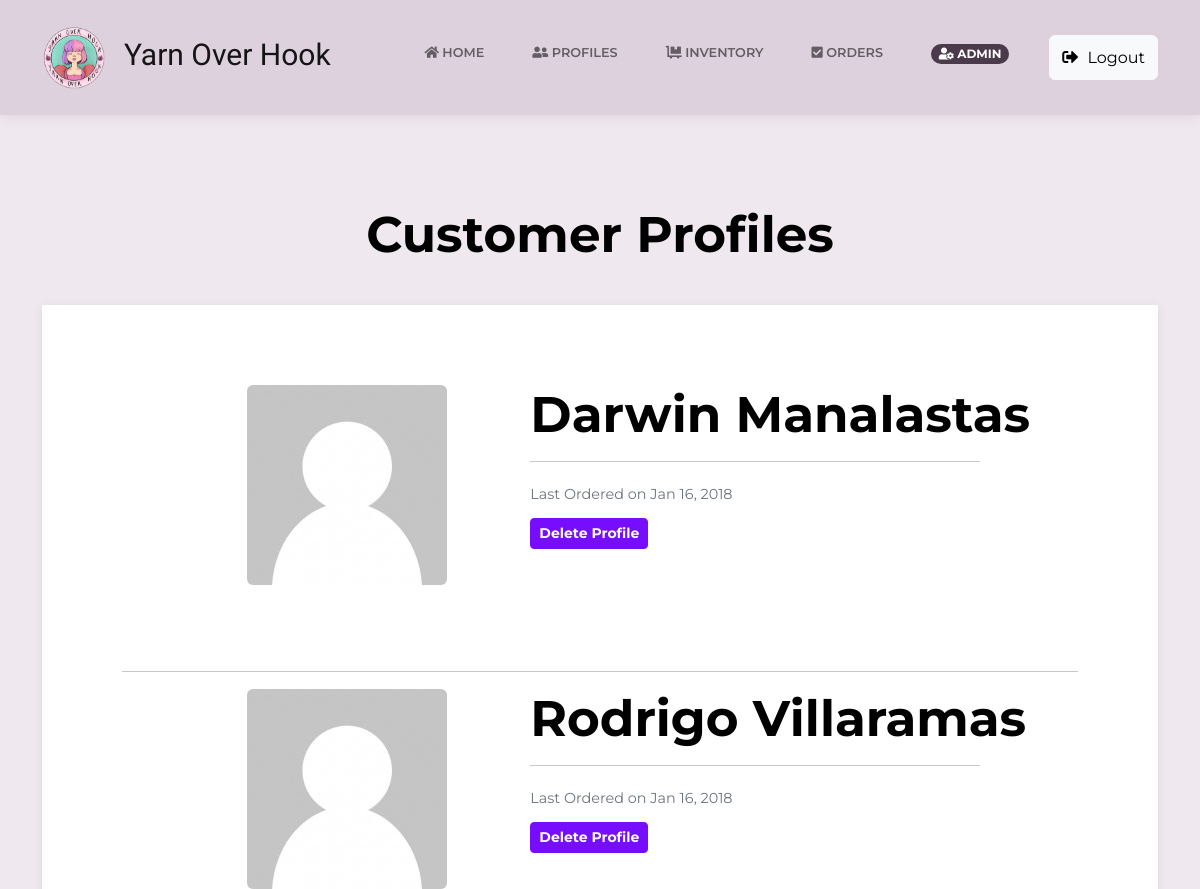
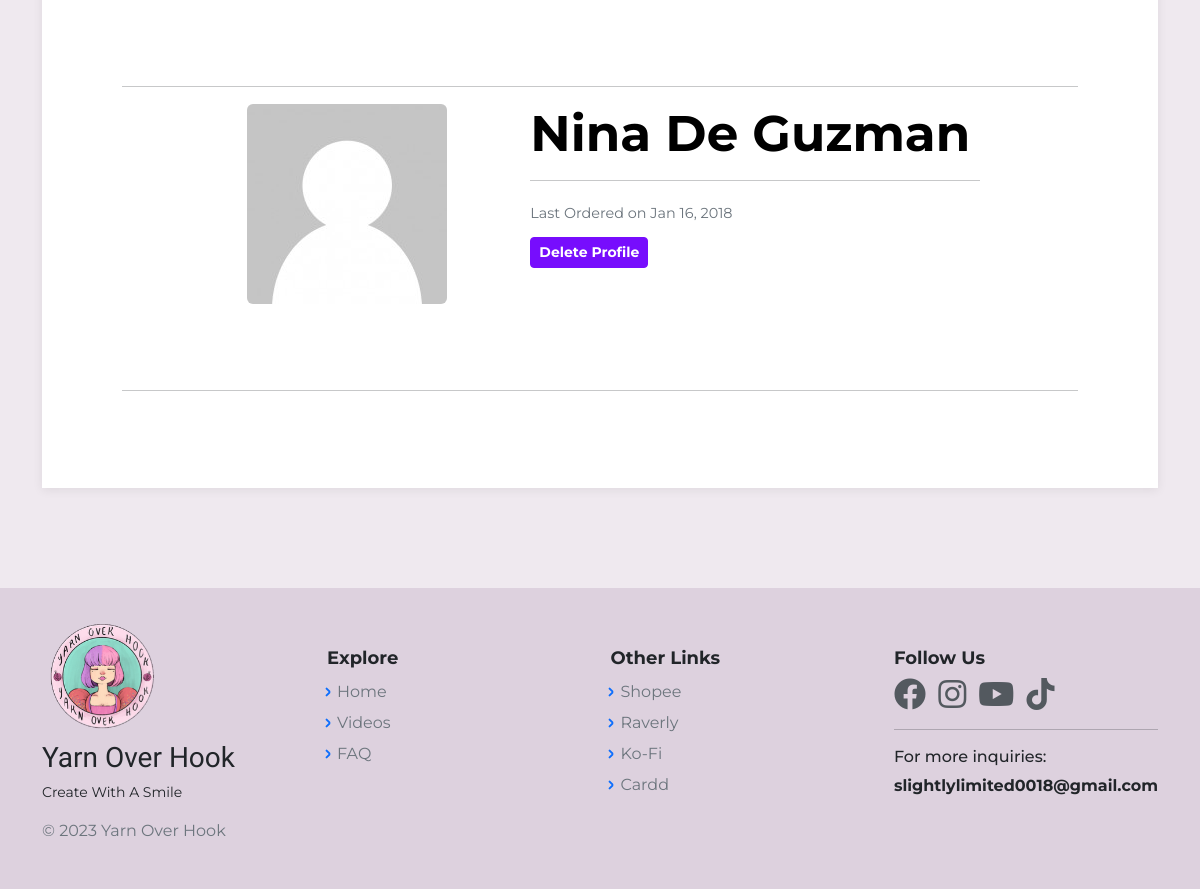
Page /CustomerProfileListAdmin.php (signed in) on the earlier database version (2 pictures, top to bottom).
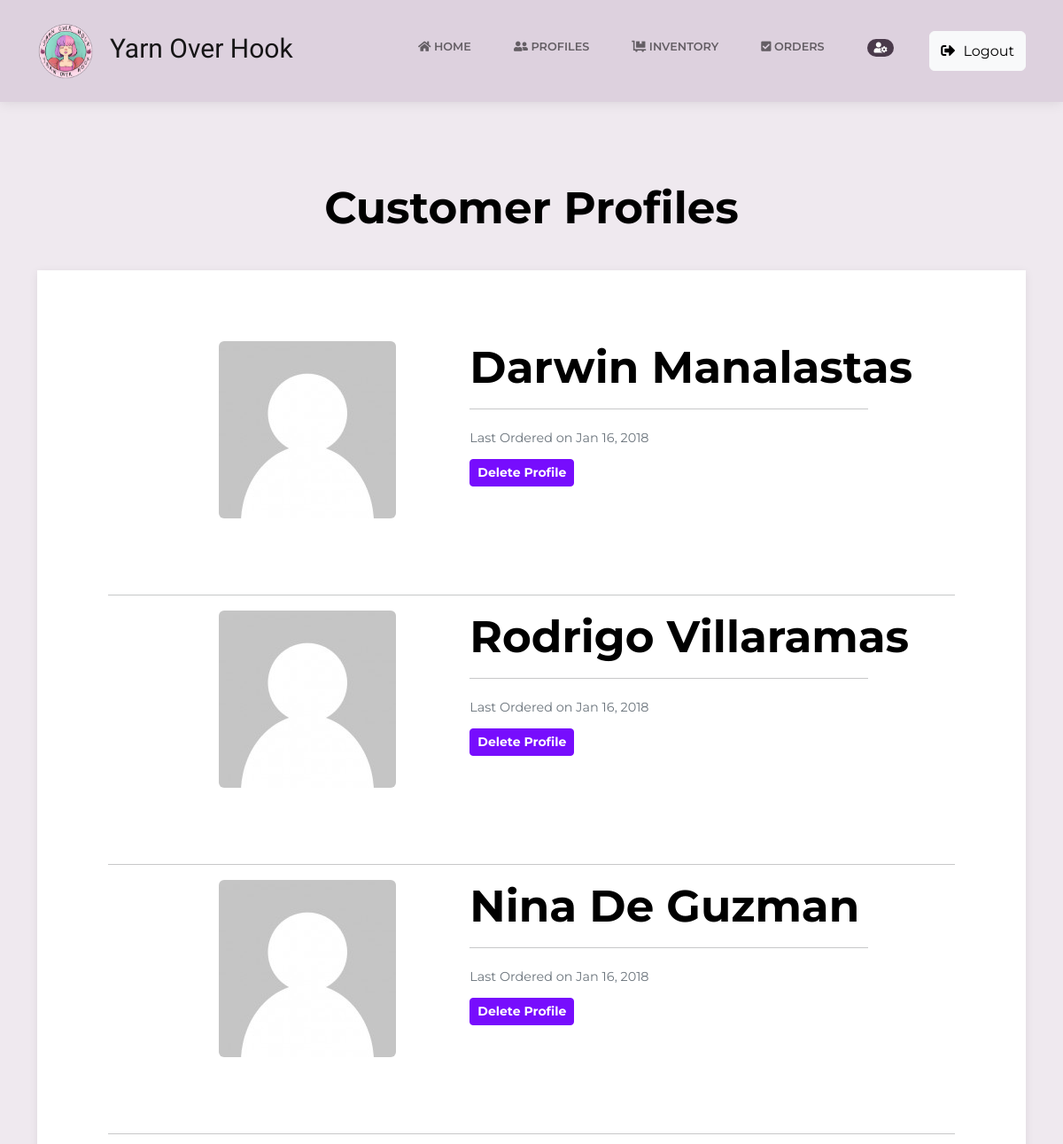
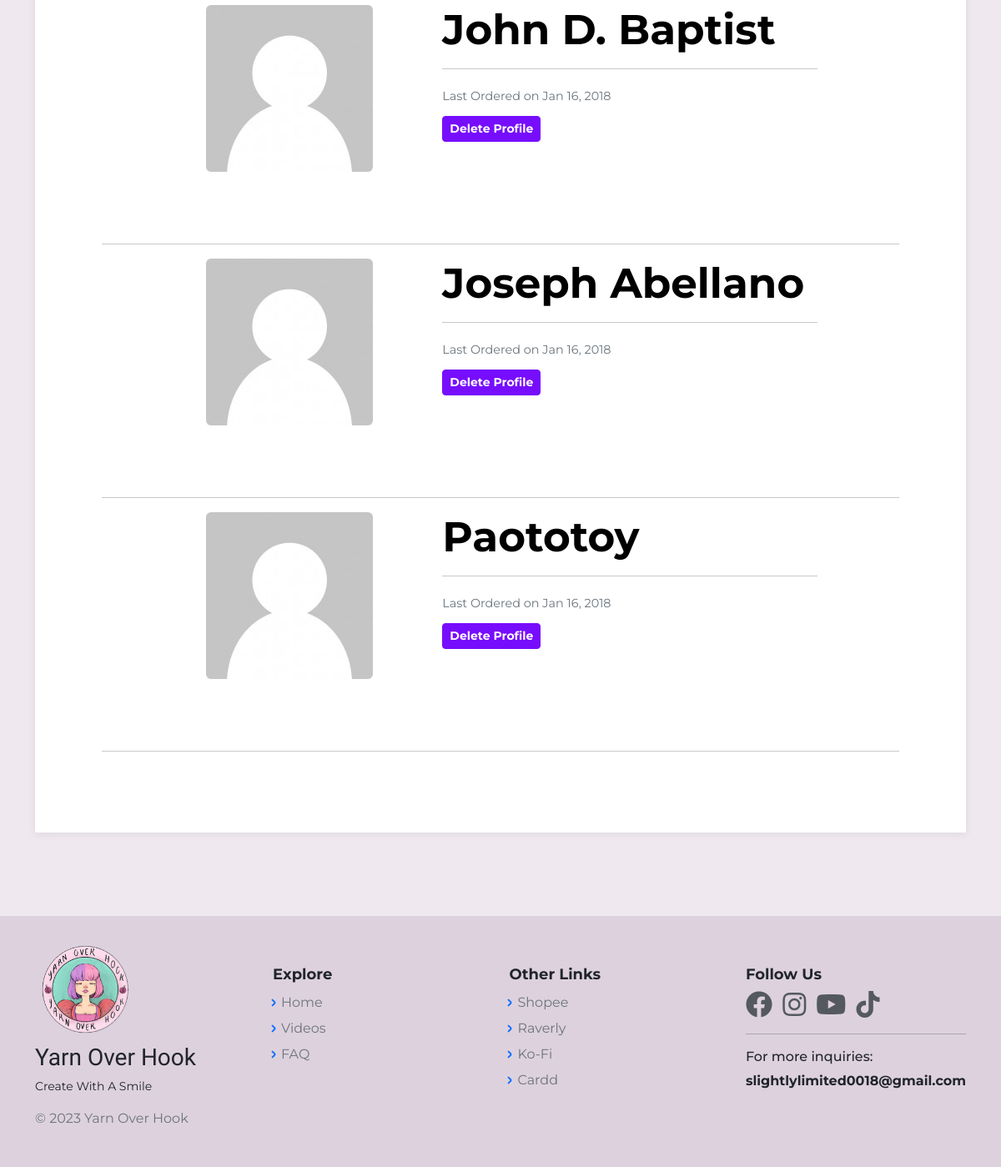
Same page on the later database version (2 pictures, top to bottom).
### tables this page shows
CREATE TABLE `cust_profile` (
  `id` bigint(20) NOT NULL,
  `c_id` bigint(12) NOT NULL,
  `c_name` varchar(60) NOT NULL,
  `c_avatar` varchar(255) NOT NULL,
  `c_label` varchar(255) NOT NULL,
  `email` varchar(60) NOT NULL,
  `region` varchar(60) NOT NULL,
  `city` varchar(60) NOT NULL,
  `street` varchar(60) NOT NULL,
  `barangay` varchar(60) NOT NULL,
  `phone_no` varchar(20) NOT NULL,
  `zip_code` int(12) NOT NULL,
  `unit_no` int(11) NOT NULL,
  `date` timestamp NOT NULL DEFAULT current_timestamp() ON UPDATE current_timestamp(),
  `address` varchar(150) NOT NULL,
  `login_id` bigint(12) NOT NULL,
  `unique_id` int(5) NOT NULL DEFAULT 1,
  `cust_status` int(1) NOT NULL DEFAULT 0
);

### CustomerProfileListAdmin.php (the view, shortened to what this page needs)
<?php
    include("includes/dbh.inc.php");
    require 'layouts/Header.php';
    $sql = "SELECT * FROM cust_profile where cust_status='1' ORDER BY id ";
	$result = mysqli_query($con, $sql);
	$profiles = mysqli_fetch_all($result, MYSQLI_ASSOC);
?>
<body class="d-flex flex-column min-vh-100">
<?php require 'layouts/nav.php';?>
    <main class="page blog-post-list">
        <section class="clean-block clean-blog-list dark" style="background-color:#efe9ef;">
        <div class="container">
                <div class="block-heading">
                    <h2 style="margin:40px; color: black;font-size: 50px;font-weight: bold;">Customer Profiles</h2>
                </div>
                <div class="block-content">
                <?php foreach($profiles as $profile): ?>
                    <div class="clean-blog-post">
                        <div class="row">
                            <div class="col-lg-5">
                                <img class="rounded img-fluid" src="<?php echo $profile['c_avatar']; ?>" style="margin-left:125px;width:auto;height:auto;">
                            </div>
                            <div class="col-lg-7">
                                <h3><a href="ProfileAccntViewAdmin.php?id=<?php echo $profile['id']; ?>" style="color:black;text-decoration:none;font-weight:bold; font-size:50px;"><?php echo $profile['c_name']; ?></a></h3>
                                <hr style="width:450px;">
                                <div class="info">
                                    <span class="text-muted">Last Ordered on Jan 16, 2018&nbsp;</span>
                                </div>
                                <button class="btn btn-outline-primary btn-sm" type="button" style="background: rgb(119,13,253); color:white; font-weight:bold; border-color:rgb(119,13,253);">Delete Profile</button>
                            </div>
                        </div>
                    </div>
                <hr><?php endforeach; ?>
                </div>
            </div>
        </section>
    </main>
<?php require 'layouts/Footer.php';?>

### layouts/Header.php (shortened to what this page needs)
<!DOCTYPE html>
    <html lang="en">
    <head>
        <link rel="stylesheet" href="assets/bootstrap/css/bootstrap.min.css">
        <link rel="stylesheet" href="https://use.fontawesome.com/releases/v5.14.0/css/all.css">
        <link rel="stylesheet" href="https://cdnjs.cloudflare.com/ajax/libs/OwlCarousel2/2.3.4/assets/owl.carousel.min.css" />
        <link rel="stylesheet" href="https://cdnjs.cloudflare.com/ajax/libs/OwlCarousel2/2.3.4/assets/owl.theme.default.min.css" />
        <link rel="stylesheet" href="https://cdn.jsdelivr.net/npm/pace-js@latest/pace-theme-default.min.css">
        <link href="https://cdnjs.cloudflare.com/ajax/libs/sweetalert/1.1.3/sweetalert.css" rel="stylesheet" />
        <link rel="stylesheet" href="assets/css/main.css">
        <link rel="stylesheet" href="assets/css/minimal.css">
        <link rel="stylesheet" href="assets/css/animate.min.css">
        <link rel="stylesheet" href="assets/fonts/simple-line-icons.min.css">
        <link rel="stylesheet" href="assets/css/Animated-Pretty-Product-List-v12-Animated-Pretty-Product-List.css">
        <link rel="stylesheet" href="assets/css/ProdListDesign.css">
        <link rel="stylesheet" href="assets/css/Login-with-overlay-image.css">
        <link rel="stylesheet" href="assets/css/LoginOverlay.css">
        <link rel="stylesheet" href="assets/css/modal.css">
        <link rel="stylesheet" href="assets/css/Profile-Card.css">
        <link rel="stylesheet" href="assets/css/Profile-Edit-Form-styles.css">
        <link rel="stylesheet" href="assets/css/Profile-Edit-Form.css">
        <link rel="stylesheet" href="assets/css/ProfileEdit1.css">
        <link rel="stylesheet" href="assets/css/ProfileEdit2.css">
        <link rel="stylesheet" href="assets/css/ProfileEdit3.css">
        <link rel="stylesheet" href="assets/css/SearchCSS.css">
        <link rel="stylesheet" href="assets/css/Search-Input-responsive.css">
        <link rel="stylesheet" href="assets/css/styleA.css">
        <link rel="stylesheet" href="assets/css/vanilla-zoom.min.css">
        <link rel="stylesheet" href="assets/css/ProfileDesignAdmin.css">
    </head>

### layouts/Nav.php (shortened to what this page needs)
<header>
    <nav class="navbar navbar-light navbar-expand-lg fixed-top clean-navbar">
        <div class="container">
        <a class="navbar-brand logo mx-auto" href="HomePage.php" style="padding-left: 55px;padding-right: 0px;margin-right: 44px;font-size: 30px;font-family: Alata, sans-serif;">
        <img width="70" style="padding-left: 0px;margin-left: -58px;padding-bottom: 0px;" src="assets/img/LOGOEXAMPLE.png" title="Yarn Over Hook" alt="Yarn Over Hook">&nbsp; Yarn Over Hook</a>
            <div class="collapse navbar-collapse my-2" id="navcol-1">
            <?php
                if (isset($_SESSION['login_id']) && $_SESSION['user_rank'] == 'user'){
                    echo '<ul class="navbar-nav ms-auto">
                    <li class="nav-item"><a class="nav-link" href="HomePage.php"><i class="fas fa-home"></i> Home</a></li>
                    <li class="nav-item"><a class="nav-link" href="ProfileAccntView.php"><i class="fas fa-user-friends"></i> Profiles</a></li>
                    <li class="nav-item"><a class="nav-link" href="OrderPageCust.php"><i class="fas fa-check-square"></i> Orders</a></li>
                    <li class="nav-item"><a class="nav-link" href="UserProfile.php"><h6><span class="badge rounded-pill text-white" style="background-color: #4a3a4b;"><i class="fas fa-user-circle"></i> '.$_SESSION['cust_name'].'</span></h6></a></li>
                    <button class="btn btn-light my-3 my-sm-0" id="logout" name="logout" type="submit"> <i class="fas fa-sign-out-alt"></i> Logout</button>
                    </ul>';
                    ?>
                    <script src="https://ajax.googleapis.com/ajax/libs/jquery/1.12.4/jquery.min.js"></script>
                    <script src="https://maxcdn.bootstrapcdn.com/bootstrap/3.3.7/js/bootstrap.min.js"></script>
                    <script src="assets/js/sessiontimeout.js"></script>
                    <?php
                } else if (isset($_SESSION['login_id']) && $_SESSION['user_rank'] == 'admin') {
                    echo '<ul class="navbar-nav ms-auto">
                    <li class="nav-item"><a class="nav-link" href="HomePage.php"><i class="fas fa-home"></i> Home</a></li>
                    <li class="nav-item"><a class="nav-link" href="CustomerProfileListAdmin.php"><i class="fas fa-user-friends"></i> Profiles</a></li>
                    <li class="nav-item"><a class="nav-link" href="Inventory.php"><i class="fas fa-dolly-flatbed"></i> Inventory</a></li>
                    <li class="nav-item"><a class="nav-link" href="OrdersAdminView.php"><i class="fas fa-check-square"></i> Orders</a></li>
                    <li class="nav-item"><a class="nav-link" href="UserProfileAdmin.php"><h6><span class="badge rounded-pill text-white" style="background-color: #4a3a4b;"><i class="fas fa-user-cog"></i> '.$_SESSION['cust_name'].'</span></h6></a></li>
                    <button class="btn btn-light my-3 my-sm-0" id="logout" name="logout" type="submit"> <i class="fas fa-sign-out-alt"></i> Logout</button>
                    </ul>';
                    ?>
            <?php
                }
            ?>
            </div>
        </div>
    </nav>
</header>

### layouts/Footer.php (shortened to what this page needs)
  <footer class="mt-auto page-footer">
    <div class="container">
   	  <div class="row">
        <div class="col-12 col-md-3">
        	<a href="#"><img class="mb-2" src="assets/img/LOGOEXAMPLE.png" width="120" alt="Yarn Over Hook" title="Yarn Over Hook"></a>
          <h3 style="font-family: Alata, sans-serif;">Yarn Over Hook</h3>
          <small class="d-block mb-3">Create With A Smile</small>
          <p class="d-block mb-3 text-muted">&copy; <?php echo date("Y"); ?> Yarn Over Hook</p>
        </div>
        <div class="col-6 col-md">
          <h5>Explore</h5>
          <ul class="list-unstyled text-small">
            <li class="mb-1"><a class="link-secondary text-decoration-none" href="HomePage.php">Home</a></li>
            <li class="mb-1"><a class="link-secondary text-decoration-none" href="Videos.php">Videos</a></li>
            <li class="mb-1"><a class="link-secondary text-decoration-none" href="FAQ.php">FAQ</a></li>
          </ul>
        </div>
        <div class="col-6 col-md">
          <h5>Other Links</h5>
          <ul class="list-unstyled text-small">
            <li class="mb-1"><a class="link-secondary text-decoration-none" target="_blank" href="https://shopee.ph/y.o.h.plus">Shopee</a></li>
            <li class="mb-1"><a class="link-secondary text-decoration-none" target="_blank" href="https://www.ravelry.com/people/yohplus">Raverly</a></li>
            <li class="mb-1"><a class="link-secondary text-decoration-none" target="_blank" href="https://ko-fi.com/yohplus/link/CHONKY10">Ko-Fi</a></li>
            <li class="mb-1"><a class="link-secondary text-decoration-none" target="_blank" href="https://yohplus.carrd.co">Cardd</a></li>
          </ul>
        </div>
        <div class="col-12 col-md">
        <h5>Follow Us</h5>
          <div class="ft-soc">
  				  <a href="https://www.facebook.com/y.o.h.plus" target="_blank"> <i class="fab fa-facebook fa-2x me-2"></i></a>
            <a href="https://www.instagram.com/y.o.h.plus" target="_blank"> <i class="fab fa-instagram fa-2x me-2"></i></a>
  				  <a href="https://www.youtube.com/channel/UCSxg8KwMRQxEk8v5vjpXKcg" target="_blank"> <i class="fab fa-youtube fa-2x me-2"></i></a>
            <a href="https://vt.tiktok.com/ZScNM2Lx" target="_blank"> <i class="fab fa-tiktok fa-2x me-2"></i></a>
          </div><hr>
        <h6>For more inquiries:</h6>
        <strong>slightlylimited0018@gmail.com</strong>
    </footer>
    </body>
</html>

### assets/css/main.css (style rules this page uses)
body { background-color: #efe9ef !important; padding-top: 85px; }
footer { background-color: #ddd1de !important; padding: 30px; }
nav { padding: 20px; }
.navbar { background-color: #ddd1de; }
.container { animation: transitionInContainer 0.50s; }

### assets/css/Profile-Edit-Form-styles.css (style rules this page uses)
hr { height: 2px; }

### assets/css/Profile-Edit-Form.css (style rules this page uses)
hr { height: 2px; }

### assets/css/ProfileEdit1.css (style rules this page uses)
hr { height: 2px; }

### assets/css/ProfileEdit2.css (style rules this page uses)
hr { height: 2px; }

Differences in the rows shown:
added cust_profile: c_avatar (placeholder picture), c_name "John D. Baptist"
added cust_profile: c_avatar (placeholder picture), c_name "Joseph Abellano"
added cust_profile: c_avatar (placeholder picture), c_name "Paototoy"
Other differences:
$_SESSION['cust_name']: "ADMIN" → (not shown)
